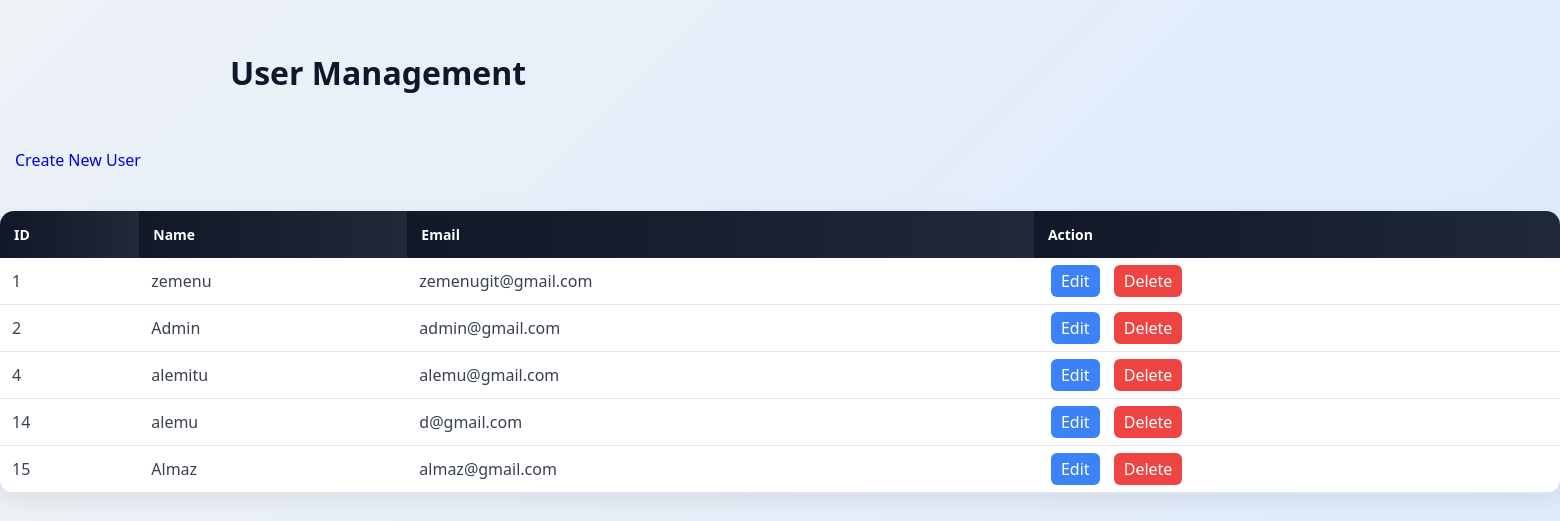
The app's page /admin/users (signed in) with its own data.
### tables this page shows
CREATE TABLE users (
    id INTEGER PRIMARY KEY AUTOINCREMENT,
    name TEXT,
    email TEXT UNIQUE,
    password TEXT,
    role TEXT DEFAULT 'user',
    created_at TIMESTAMP DEFAULT CURRENT_TIMESTAMP
);

### app.py (the view, shortened to what this page needs)
@app.route("/admin/users", methods=["GET", "POST"])
def admin_users():
    if not is_admin():
        return redirect("/login")
    conn = get_connection()
    cur = conn.cursor()
    cur.execute("SELECT * FROM users")
    users = cur.fetchall()
    conn.close()
    return render_template("admin/users.html", users=users)

### app.py (called while the page is built)
def is_admin():
    return session.get("role") == "admin"

### database/database.py (called while the page is built)
def get_connection():
    conn = sqlite3.connect(DB_PATH)
    conn.row_factory = sqlite3.Row
    return conn

### templates/admin/users.html (shortened to what this page needs)
<!DOCTYPE html>
<html>
<head>
    <link rel="stylesheet"
          href="{{ url_for('static', filename='css/admin_users.css') }}">
</head>
<body>
<div class="container">
    <h1>User Management</h1>
    </div>
<a href="{{ url_for('create_user') }}" class="btn">
    Create New User
</a>
    <table>
        <tr>
            <th>ID</th>
            <th>Name</th>
            <th>Email</th>
            <th>Action</th>
        </tr>
        {% for u in users %}
        <tr>
            <td>{{ u.id }}</td>
            <td>{{ u.name }}</td>
            <td>{{ u.email }}</td>
            <td>
                <a href="/admin/edit_user/{{ u.id }}">Edit</a>
                <a href="/admin/delete_user/{{ u.id }}"
                   onclick="return confirm('Delete user?')">
                   Delete
                </a>
            </td>
        </tr>
        {% endfor %}
    </table>
</body>
</html>

### static/css/admin_users.css (style rules this page uses)
body { margin: 0; font-family: "Segoe UI", Arial, sans-serif; background: linear-gradient(135deg, #eef2f7, #dbeafe); animation: bgFade 6s infinite alternate; }
.container { padding: 30px; max-width: 1100px; margin: auto; }
h1 { color: #0f172a; margin-bottom: 25px; animation: slideDown 0.5s ease; }
table { width: 100%; border-collapse: collapse; background: white; border-radius: 14px; overflow: hidden; box-shadow: 0 8px 25px rgba(0,0,0,0.08); animation: fadeIn 0.6s ease; }
th { background: linear-gradient(90deg, #111827, #1f2937); color: white; padding: 14px; text-align: left; font-size: 14px; }
td { padding: 12px; border-bottom: 1px solid #e5e7eb; color: #374151; transition: 0.2s; }
a { text-decoration: none; margin: 0 5px; font-weight: 500; transition: 0.3s; padding: 5px 10px; border-radius: 6px; }
a[href*="edit"] { color: white; background: #3b82f6; }
a[href*="delete"] { color: white; background: #ef4444; }

### records on screen
users: id "1", name "zemenu", email "zemenugit@gmail.com"
users: id "2", name "Admin", email "admin@gmail.com"
users: id "4", name "alemitu", email "alemu@gmail.com"
users: id "14", name "alemu", email "d@gmail.com"
users: id "15", name "Almaz", email "almaz@gmail.com"
